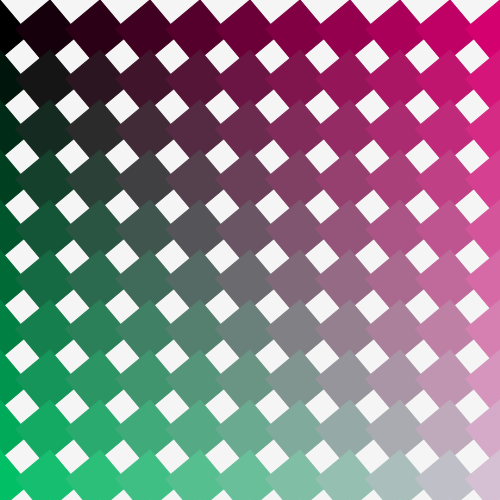
Frame 1 (no input)
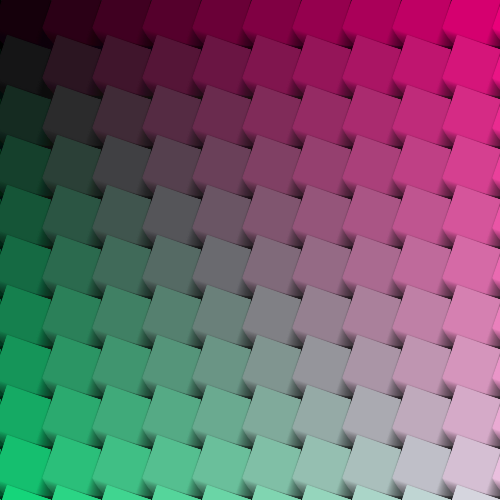
Frame 60 (no input)
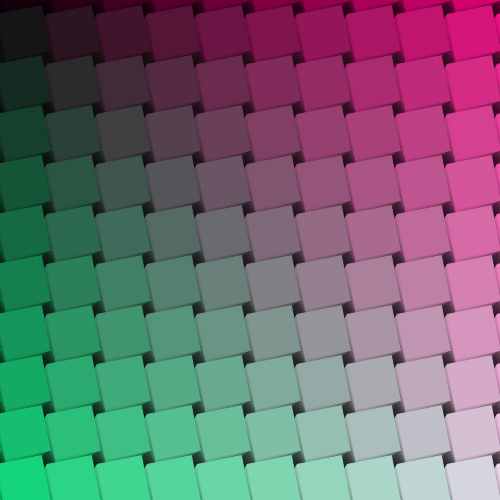
Frame 120 (the mouse pressed at the canvas centre since frame 60)

The p5.js sketch that drew these frames (run headless with seeded random() and noise() and a simulated clock; from frame 60 on, the mouse is pressed at the canvas centre):

// p5.js sketch
// ── sketch.js
var x = 100;
var count = 50;
var xSize = 500;
var ySize = 500;
function setup() {
  createCanvas(500, 500);
  angleMode(DEGREES);
}

function draw() {
  background(0,10);
  fill(255);
  /*
    push();
    translate(x, y);
    //EVERYTHING below this translate is affected
    ellipse(200, 0, 100, 100);
    rect(0, 0, 200, 100);
    y = y + 1

    fill(0, 255, 255);
    //to ensure that the translaate is "undone"
    translate(-x, -y);
    translate(300, 100);
    rotate(y); //everything rotates around the point of origin
    rect(0, 0, 50, 50);
    pop();

    fill(255, 255, 0);
    rect(0, 0, 10, 300);
    
    push()
    translate(350, 150);
    rotate(y); //everything rotates around the point of origin
    rect(0, 0, 50, 50);
    pop();
    */

//COOL BOXES ONE
  for (var i = 0; i < 12; i++) {
    for (var j = 0; j < 12; j++) {
      push()
      stroke(255/12*i,255/12*(j),255/23*(j+i));
      fill(255/12*i,255/12*(j),255/23*(j+i));
      translate(i * 50, j * 50);
      //scale(i*0.3,1);
      rotate(count); //everything rotates around the point of origin
      rect(0, 0, 45, 45);
      pop();
    }
  }


  count++;
}
// ── style.css
body{
    background-color: #111111;
}

canvas
{
    display: block;
    position: absolute;
    border: 10px solid white;
    margin: auto;
    top: 0;
    bottom: 0;
    right: 0;
    left: 0;
}
